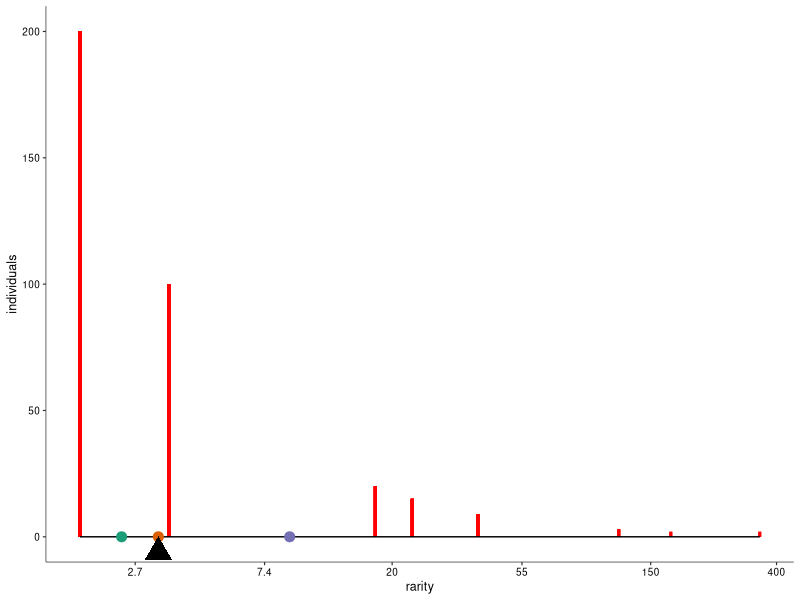

The R source for this figure:
library(tidyverse)
library(ggthemes)
library(scales) # trans_new() is in the scales library

## TODO
## OPTIONAL: color the species (so that stacking becomes clear)

## might want to do get text and axis widths to scale with device/viewport. currently base_size argument can control manually

## think about squeezing when rarities aren't equal but are close s.t. boxes overlap... smart option that can calculate whether overlap occurs?

## select colors for reference points http://colorbrewer2.org/#type=qualitative&scheme=Dark2&n=3

epsPretty <- 0 # probably can delete these?
offStart <- 0

#transformation and back-transformation functions
pfun=function(x, pow, offset=offStart){
	if (pow==0) return(log(x))
	r <- sign(pow)*(x+offset)^pow
	return(r)
}

ipfun=function(x, pow, offset=offStart){
	if (pow==0) return(exp(x))
	r <- sign(pow)*(x)^(1/pow)
	return(r)
}

# Diversity function 
dfun<-function(ab, l){
	rp <- ab/sum(ab)
	return(ipfun(sum(rp*pfun(1/rp, l)),l))
}

# round numbers, more aggressively the larger they are
prettify <- function(breaks){
    digits <- -floor(log10(abs(breaks))) + 1
    digits[breaks == 0] <- 0
    return((round(breaks, digits = digits))[round(breaks, digits = digits)!=(-Inf)]) #klugey fix to -Inf
}

#function for scale transformation
power_trans = function(pow) trans_new(name="power"
   , transform = function(x) pfun(x, pow)
	, inverse = function(x) ipfun(x, pow)
	, breaks = function(x) prettify(
		trans_breaks(
			function(x) pfun(x, pow), function(x) ipfun(x, pow), n = 5
		)(c(epsPretty,x)*1.1)
	)
   , domain = c(1, 10000)
)

# replicate to make stacks with geom_point
fancy_rep<-function(df){
    return(data.frame(df[rep(1:nrow(df), df$abundance),])
           %>% group_by(abundance) %>% mutate(gr=1:length(abundance), inds=rep(length(abundance), length(abundance)))
    )
}

base_plot <- function(abundance, pointScale
                      , fill_col="lightgrey" #can set to match communities
                      , y_extent=max(max(abundance),15) #how tall to draw y
                      , x_max=sum(abundance)/min(abundance) #plots a point to extend x
                      , x_min=sum(abundance)/max(abundance) # point to exted x
                      , base_size=24 #controls text size, default for 7" sq plotting device
                      , noco=1 #number of columns, shrinks text and point size proportional to number of panels
                      , lines=F
                      , verbose=T
                      ){
    #0.0353 is approximate points to cm conversion (a little less than 3 pts per mm)
    #11.25 is empirically derived scaling factor. Seems like stuff below axis is about 2.5* height of 1 line of text
    pointScale<-(11.25*(min(dev.size("cm"))/noco-(2.5*0.0353*base_size)))
    pointsize <- pointScale/(y_extent)
	
    #make plotting data
    rf <- tibble(names = as.factor(1:length(abundance))
		, abundance
		, rarity = sum(abundance)/abundance
	)
	rfrepeated <-fancy_rep(rf) 

	#0.5; shape is centered on  x,y; offset so it rests upon it
	goff <- 0.5

	#ggplot command to generate basic plot object
	base <- (ggplot(rfrepeated, aes(x=rarity, y=abundance))
	         +(if(lines==T){
	             #line segments
	             geom_segment(aes(x=rarity, xend=rarity, y=inds, yend=0)
	                           , color=fill_col
	                           , size=1
	                           )
	         } else{
	    
	   #bricks
	    geom_point(aes(y=gr-goff, alpha=0.2), size=pointsize, fill=fill_col
		             , shape=22, color="black", stroke=0.5) 
	         })
		# plank
		+ geom_segment(
			aes(x, y, xend=xend, yend=yend)
			, data=data.frame(
				x=c(min(rf$rarity))
				, y=c(0)
				, xend=c(max(rf$rarity))
				, yend=c(0)
			)
		)
		
#fix plank location and add space above and below data range
		+scale_y_continuous(
		    expand=c(0,0)
		    , limits=c(y_extent-1.05*y_extent, 1.05*y_extent)
		)
    	+ labs(y="individuals")
	)
	return(theme_plot(base, base_size=base_size, noco=noco))
}

#set preferences for axes etc.
theme_plot <- function(p, base_size=24, noco=1,...){
	return(p
		+ theme_tufte(base_family = "sans", base_size=base_size/noco)
		+ theme(legend.position="none")
		+ theme( 
		    axis.text=element_text(color="black") # better than Wickham's grey?
		    , axis.line.x = element_line(colour = 'black'
		                                 , size=0.2, linetype='solid')
			, axis.line.y = element_line(colour = 'black'
			                             , size=0.2, linetype='solid')
		)
	)
}

#starts with baseplot, rescales x-axis, adds space to allow matching scales between comms
scale_plot <- function(ab, ell, fill_col="lightgrey", y_extent=max(max(ab), 15)
                       , x_max=sum(ab)/min(ab), x_min=sum(ab)/max(ab), noco=1, lines=F, ...){
	return (base_plot(ab, fill_col=fill_col, y_extent=y_extent
	                  , x_max=x_max, x_min=x_min, noco=noco, lines=lines, ...) 
		+ scale_x_continuous(trans=power_trans(pow=ell), labels=signif)
		+ geom_point(aes(x,y) #allows for x min and max points to determine axes
		             , data=tibble(x=c(x_max, x_min), y=c(0,0))
		             , color="white", alpha=0)
		)
}

#plots reference points at means with power "ell"
mean_points <- function(ab, ell, noco=1){
    ab<-ab[ab!=0]
	div <- Vectorize(dfun, vectorize.args=("l"))(ab, ell)
	return(geom_point(
		data=tibble(x=div, y=0*div, clr=1:length(div))
		, aes(x, y, color=as.factor(clr))
		, size=0.2*min(dev.size("cm"))/noco
	))
}

#plot the fulcrum
fulcrum<-function(ab, ell, y_extent=max(max(ab), 15), x_max=1
                  , x_min=1, fill_col="light_grey"
                  , base_size=24, noco=1, verbose=T){
    
    ab<-ab[ab!=0]
    div <- dfun(ab, ell)
    
    if(verbose==T){
        print(c("diversity= ", div, " community size= ", sum(ab)
                , " max observed rarity= ", sum(ab)/min(ab)
                , " min observed rarity= ", sum(ab)/max(ab)))}
    
    return(geom_point(
        data=tibble(x=div, y=-0.03*y_extent) # gets fulcrum point close. 
        , size=(0.48*min(dev.size("cm"))/noco-(2.5*0.0353*base_size)) #scales with plotting device and number of columns
        # , size=rel(0.3)
        , shape=17
        , aes(x, y) 
    )
    )
}

#construct the full plot for scale ell, with reference means=means
rarity_plot <- function(ab, ell, means=-1:1, noco=1, lines=F, ...){
    ab<-ab[ab!=0]
    print(cat("     rarity plot expects a square viewport and resizes points based on\n     min(dev.size() and noco (for number of columns).\n     selecting lines=T will plot stacks of individuals as a line element,\n     which tends to be more robust to window size.\n     lines=T may be the best way to deal with overplotting,\n     which results from several species with similar but not identical rarities.\n "))
	return(
		scale_plot(ab, ell, noco=noco, lines=lines,...) 
		+ mean_points(ab, means, noco=noco)
		+ fulcrum(ab, ell, noco=noco, ...)
		+ scale_color_brewer(type="qual", palette="Dark2") 
	)
}

#one option for plotting all three plots for l=-1:1, with reference points at integer l
rarity_series <- function(ab, lrange=-1:1, means=lrange,...){
	for(l in lrange){
		print(rarity_plot(ab, l, means,...))
	}
}

#convenience function to omit y-axis elements for constructing multi-panel plots... mostly 
omit_y<-function(p){
    return(p
           +theme(axis.text.y=element_text(color="white")
                  , axis.title.y=element_text(color="white")
                  , axis.ticks.y = element_line(color="white")
                  , axis.line.y = element_line(color="white")
                  , axis.line.x=element_line(
                      colour = 'black', size=0.2, linetype='solid'
                    )
                  )
           )
}


#some SADs to play with

# ab <- c(20, 15, 9, 3, 2, 1, 1) #includes stacking
# ab<-c(20,8,5,4,2,1) #candidate for user's guide
# ab <- c(100, 20, 15, 9, 3, 2, 1, 1)
# ab <- c(50,30,20,0,0,0)
# ab <- c(4,3,2)
# ab <- c(20, 15, 9, 3, 2, 1, 1,0,0)
ab <- c(200,100, 20, 15, 9, 3, 2, 1, 1)
# ab <- floor(exp(rnorm(50, 4,1.5)))

quartz(height=2, width=2)
rarity_plot(ab,0, lines=T, fill_col="red", base_size=9, verbose=T)

# p<-rarity_plot(ab, 1, fill_col="blue", x_min=1, x_max=45, noco=3, base_size=12)
# 
# grid.arrange(p, omit_y(p), omit_y(p), p, omit_y(p), omit_y(p), p, omit_y(p), omit_y(p))
# 
# grid.arrange(p,p,p,p,p,p,p,p)

# rarity_series(ab=ab, 1:-1)
